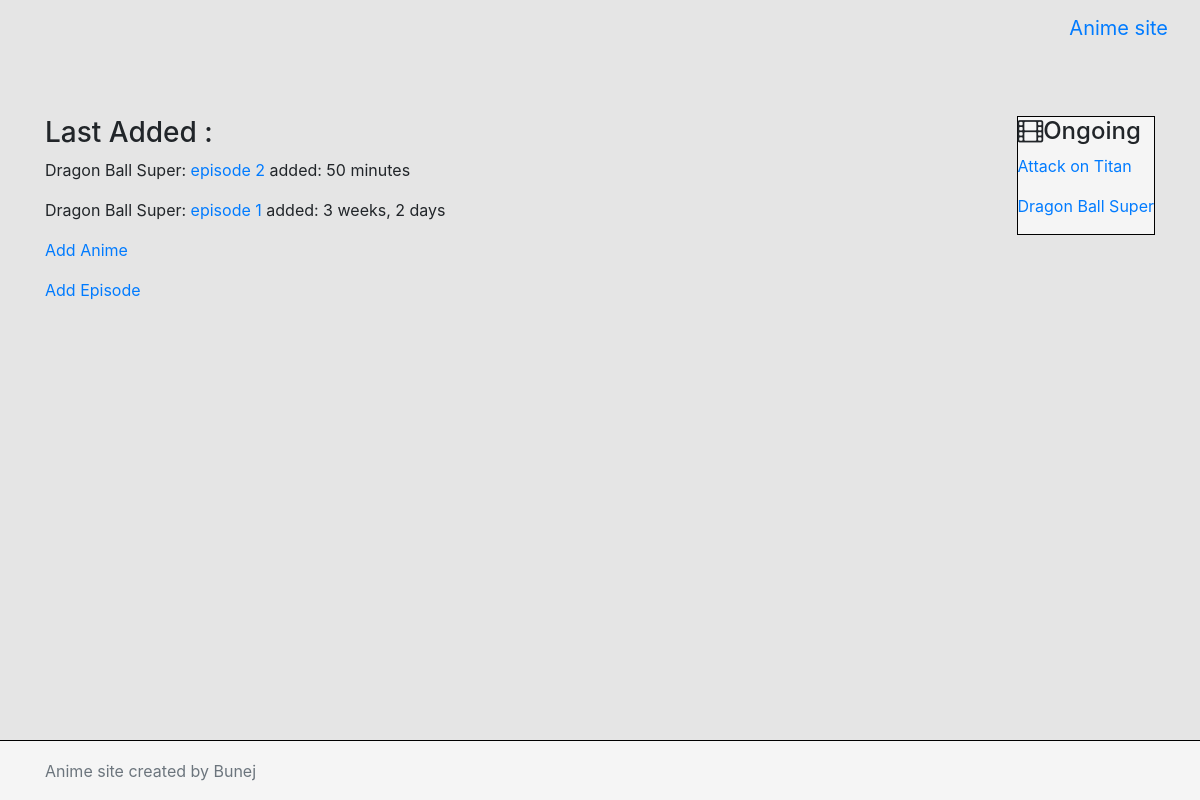
The app's page / (signed in) with its own data.
### home/models.py (models this page shows, shortened)
class Anime(models.Model):
    title = models.CharField(max_length=300, unique=True)
    ongoing = models.BooleanField(default=True)
    ended = models.BooleanField(default=False)
    add_date = models.DateTimeField('Date added', auto_now_add=True)
    slug = models.SlugField()
    genre_audience_choices = (('genre_audience_choice1', 'Shounen'),
                              ('genre_audience_choice2', 'Seinen'),
                              )
    genre_audience = MultiSelectField(choices=genre_audience_choices, max_choices=2)
    genre_choices = (('genre_choice1', 'Action'),
                     ('genre_choice2', 'Adventure'),
                     ('genre_choice3', 'Comedy'),
                     ('genre_choice4', 'Drama'),
                     ('genre_choice5', 'Fantasy'),
                     ('genre_choice6', 'Horror'),
                     ('genre_choice7', 'Martial Arts'),
                     ('genre_choice8', 'Mystery'),
                     ('genre_choice9', 'Super Power'),
                     ('genre_choice10', 'Supernatural'),
                     )
    genre = MultiSelectField(choices=genre_choices, max_choices=10)
    def __str__(self):
        return self.title

class Episode(models.Model):
    series = models.ForeignKey(Anime, on_delete=models.CASCADE, verbose_name='Series')
    number = models.CharField('Episode Number', max_length=5)
    url = models.URLField('Episode url')
    add_date = models.DateTimeField('date added', auto_now_add=True)

### home/views.py (the view)
# urls.py: path('', views.index, name='index'),
def index(request):
    ongoing = Anime.objects.order_by('title')
    date = Anime.objects.order_by('-add_date')
    e_date = Episode.objects.order_by('-add_date')
    context = {'ongoing': ongoing, 'date': date, 'e_date': e_date}
    return render(request, 'home/home.html', context)

### home/templates/home/home.html (shortened to what this page needs)
{% extends 'base/base.html' %}
{% load static %}
{% block head %}
<link rel="stylesheet" type="text/css" href="{% static 'home/style.css' %}">
{% endblock %}
{% block content %}
<div class="site-sidebar">
    <div class="panel panel-default desktop">
        <div class="panel-heading">
            <h4 class="panel-title"><i class="fa fa-film"></i>Ongoing</h4>
        </div>
        <div class="panel-body list-group">
            {% for o in ongoing %}
            {% if o.ongoing == True %}
            <p><a href="{% url 'anime_title' slug=o.slug %}">{{ o.title }}</a></p>
            {% endif %}
            {% endfor %}
        </div>
    </div>
</div>
<div class="panel-heading">
    <h3 class="panel-title">Last Added :</h3>
</div>
<main>
    {% for e in e_date|slice:":10" %}
        <p>{{ e.series }}:<a href={{e.url}} target="_blank"> episode {{e.number}}</a>
            added: {{e.add_date|timesince}}</p>
    {% endfor %}
</main>
{% if request.user.is_staff %}
    <a href="{% url 'add_anime' %}"><p>Add Anime</p></a>
    <a href="{% url 'add_episode' %}"><p>Add Episode</p></a>
{% endif %}
{% endblock %}

### static/css/style.css (style rules this page uses)
body { padding-bottom: 120px; }
.site-sidebar { float:right; }

### static/home/style.css (style rules this page uses)
.site-sidebar { background: #F5F5F5; border: 1px solid #000000; }

### templates/base/base.html (style rules this page uses)
body { background-color:#E5E5E5; }

### records on screen
Anime: title "Attack on Titan"
Anime: title "Dragon Ball Super"
Episode: series "Dragon Ball Super", number "2", add_date "50 minutes"
Episode: series "Dragon Ball Super", number "1", add_date "3 weeks, 2 days"
